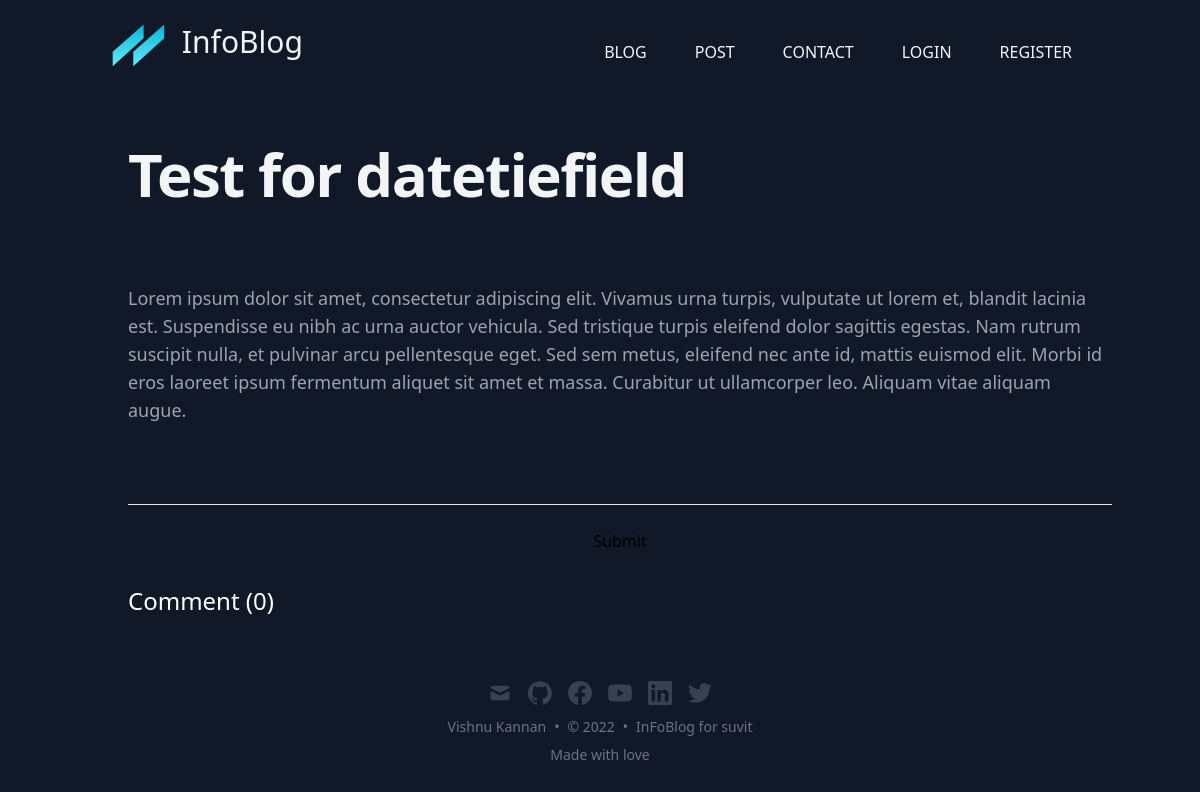
The page /blog/anyi on the database as committed earlier.
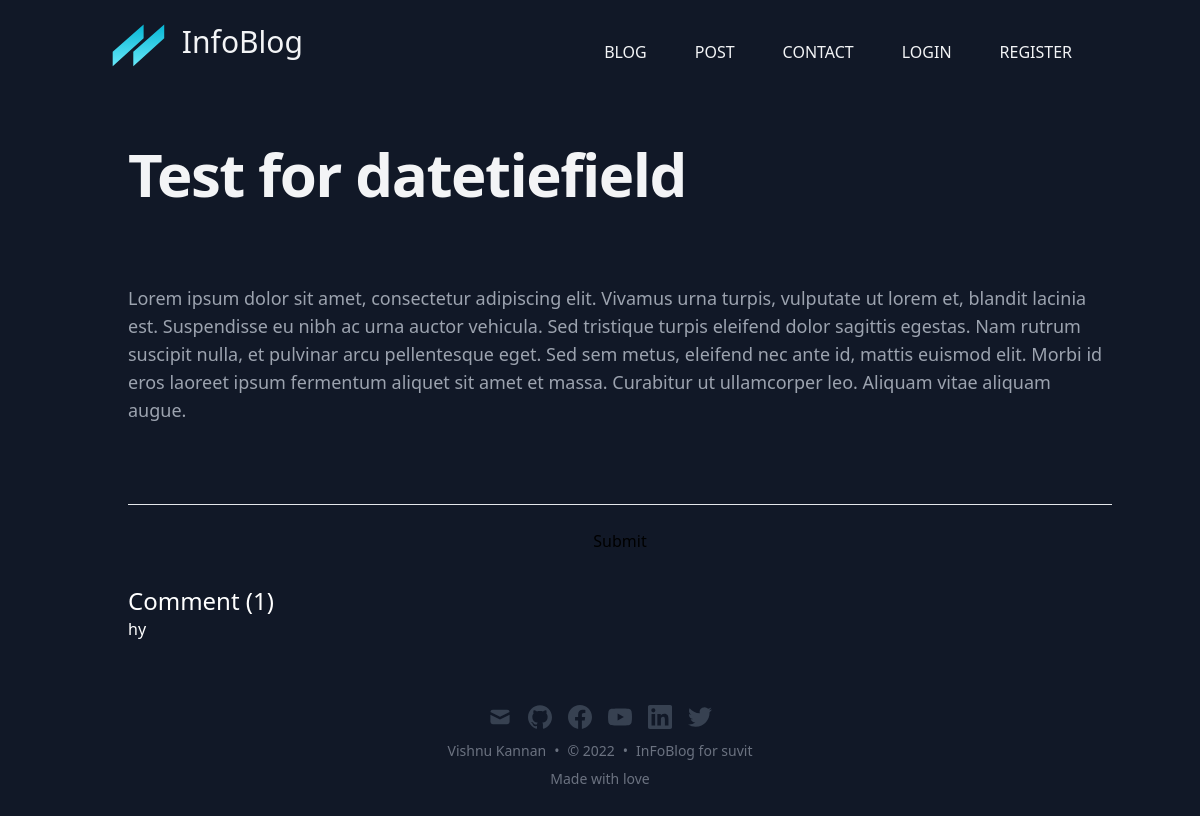
The same page on the database as committed later.
### core/models.py (models this page shows, shortened)
class Post(models.Model):
    STATUS_CHOICE = (
        ('draft', 'Draft'),
        ('published', 'Published'),
    )
    title = models.CharField(max_length=255)
    slug = models.SlugField(max_length=255, unique_for_date='publish')
    author = models.ForeignKey(User, on_delete=models.CASCADE)
    coverpic = models.ImageField(upload_to='post', blank=True)
    body = models.TextField()
    publish = models.DateTimeField(default=timezone.now)
    date = models.CharField(max_length=255, blank=True)
    created_at = models.DateTimeField(auto_now_add=True)
    updated_at = models.DateTimeField(auto_now=True)
    status = models.CharField(choices=STATUS_CHOICE, max_length=10, default='draft')
    class Meta:
        ordering = ('-publish'),

class Comment(models.Model):
    user = models.ForeignKey(User, on_delete=models.DO_NOTHING)
    post = models.ForeignKey(Post, on_delete=models.CASCADE)
    message = models.TextField()
    def __str__(self) -> str:
        return f"{self.message}"

### core/views.py (the view)
# urls.py: path('blog/<str:slug>', detailedView, name='detailed-blog'),
def detailedView(request, slug):
    posts = Post.objects.get(slug=slug)
    comments = Comment.objects.filter(post=posts)
    commentCount = Comment.objects.filter(post=posts).count()
    context = {
        'posts':posts,
        'comments':comments,
        'commentCount':commentCount
    }
    return render(request, 'detailView.html', context)

### templates/detailView.html (shortened to what this page needs)
{% extends 'main.html' %}
{% block content %}
<div class="mr-auto">
    <h1 class="my-5 text-3xl font-bold leading-9 tracking-tight text-gray-100 sm:text-4xl sm:leading-10 md:text-6xl md:leading-14">
  {{ posts.title }}
</h1>
<p class="text-lg my-2 leading-7 text-gray-400 my-20">
  {{posts.body}}
</p>
</div>
<hr class="text-white">
<form action="" method="POST">
  <input class="my-3 w-full rounded-full py-3 text-center focus:outline-cyan-500" type="submit" placeholder="Enter comment..."/>
</form>
<h1 class="text-white text-bold text-2xl mt-2">Comment ({{commentCount}})</h1>
{% for comment in comments %}
<h1 class="text-white text-semibold">
  {{ comment }}
</h1>
{% endfor %}
{% endblock content %}

### templates/main.html (shortened to what this page needs)
<!doctype html>
<html>
    <head>
        <script src="https://cdn.tailwindcss.com"></script>
    </head>
    <body class="container mx-auto bg-gray-900">
        {% include 'partials/navbar.html' %}
        <div class="mt-10 ml-10">
            {% block content %}
            {% endblock content %}
        </div>
        <div class="flex justify-center">
            {% include 'partials/footer.html' %}
        </div>
    </body>
</html>

### templates/partials/navbar.html (shortened to what this page needs)
<nav class="p-6 flex">
        <a class="flex space-x-4" href="/">
            <h1 class="text-3xl text-gray-100">InfoBlog</h1>
        </a>
    <div class="hidden sm:flex ml-auto space-x-4">
        <a href="{% url 'core:blog' %}">
            <button class="p-1 font-medium text-gray-100 sm:p-4 uppercase hover:text-cyan-500">Blog</button>
        </a>
        <button class="p-1 font-medium sm:p-4 text-gray-100 uppercase hover:text-cyan-500">Post</button>
        <button class="p-1 font-medium sm:p-4 text-gray-100 uppercase hover:text-cyan-500">Contact</button>
        {% if not user.is_authenticated %}
        <a href="{% url 'core:login' %}">
            <button class="p-1 font-medium text-gray-100 sm:p-4 uppercase hover:text-cyan-500">login</button>
        </a>
        <button class="p-1 font-medium  sm:p-4 text-gray-100 uppercase hover:text-cyan-500">register</button>
        {% else %}
        <button class="p-1 font-medium  sm:p-4 text-gray-100 uppercase hover:text-cyan-500">Create Blog</button>
        {% endif %}
    </div>
</nav>

### templates/partials/footer.html (shortened to what this page needs)
<footer class="bottom-0 mx-auto">
  <div class="flex flex-col items-center mt-16">
    <div class="flex mb-3 space-x-4">
      <a
        class="text-sm text-gray-500 transition hover:text-gray-600"
        target="_blank"
        rel="noopener noreferrer"
        href="mailto:vk2345732@gmail.com"
        >
          </a>
        <a
        class="text-sm text-gray-500 transition hover:text-gray-600"
        target="_blank"
        rel="noopener noreferrer"
        href="https://github.com/VishDroid-dev">
          </a>
          <a
        class="text-sm text-gray-500 transition hover:text-gray-600"
        target="_blank"
        rel="noopener noreferrer"
        href="https://facebook.com"
        >
          </a
      >
      <a
        class="text-sm text-gray-500 transition hover:text-gray-600"
        target="_blank"
        rel="noopener noreferrer"
        href="https://youtube.com"
        >
          </a
      >
      <a
        class="text-sm text-gray-500 transition hover:text-gray-600"
        target="_blank"
        rel="noopener noreferrer"
        href="https://www.linkedin.com/in/vishnu-kannan-4032b1190/"
        >
          </a
      >
      <a
        class="text-sm text-gray-500 transition hover:text-gray-600"
        target="_blank"
        rel="noopener noreferrer"
        href="https://twitter.com/Twitter"
        >
    </a>
    </div>
    <div class="flex mb-2 space-x-2 text-sm text-gray-500 dark:text-gray-400">
      <div>Vishnu Kannan</div>
      <div>•</div>
      <div>© 2022</div>
      <div>•</div>
      <a href="/">InFoBlog for suvit</a>
    </div>
    <div class="mb-8 text-sm text-gray-500 dark:text-gray-400">
      <h1>Made with love</h1>
    </div>
  </div>
</footer>

Rows that differ between the two databases and show on the page:
added Comment: message "hy"
Other text that changed with them:
{{ commentCount }}: "0" → "1"
